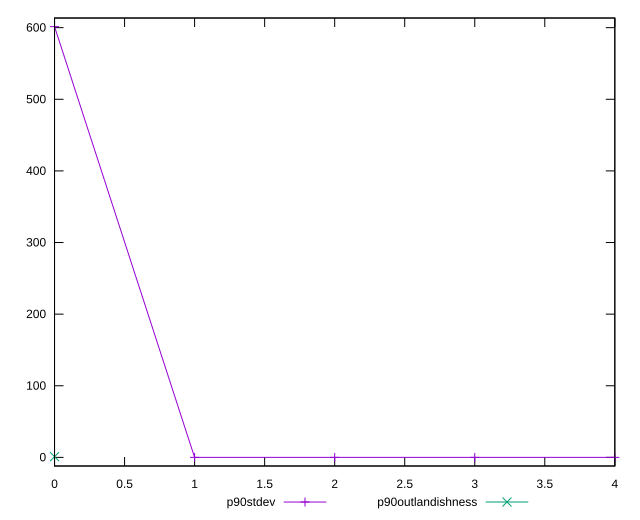

gnuplot code for this plot:
reset

$p90Stdev <<EOF
0 601.442622121881
1 0
2 0
3 0
4 0
EOF

$p90Outlandishness <<EOF
0 0.9933805249219533
EOF

set key outside below
set xrange [0:4]
set yrange [-12.02885244243762:613.4714745643186]
set trange [-12.02885244243762:613.4714745643186]
set terminal svg size 640, 520 enhanced background rgb 'white'
set output "report_00012_2021-02-09T11:01:39.952Z/offscreen-images/progression/stddev.svg"

plot $p90Stdev title "p90stdev" with linespoints, \
     $p90Outlandishness title "p90outlandishness" with linespoints

reset
